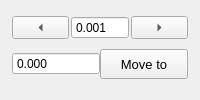
                        <widget class="QFrame" name="stage2Manual">
                         <property name="mytype" stdset="0">
                          <string>inst_manu</string>
                         </property>
                         <layout class="QVBoxLayout" name="verticalLayout_55">
                          <property name="spacing">
                           <number>0</number>
                          </property>
                          <property name="leftMargin">
                           <number>12</number>
                          </property>
                          <property name="topMargin">
                           <number>6</number>
                          </property>
                          <property name="rightMargin">
                           <number>12</number>
                          </property>
                          <item>
                           <layout class="QHBoxLayout" name="horizontalLayout_21">
                            <property name="spacing">
                             <number>2</number>
                            </property>
                            <item>
                             <widget class="QToolButton" name="stage2JogL">
                              <property name="sizePolicy">
                               <sizepolicy hsizetype="Expanding" vsizetype="Fixed">
                                <horstretch>0</horstretch>
                                <verstretch>0</verstretch>
                               </sizepolicy>
                              </property>
                              <property name="minimumSize">
                               <size>
                                <width>0</width>
                                <height>0</height>
                               </size>
                              </property>
                              <property name="maximumSize">
                               <size>
                                <width>16777215</width>
                                <height>16777215</height>
                               </size>
                              </property>
                              <property name="text">
                               <string>...</string>
                              </property>
                              <property name="arrowType">
                               <enum>Qt::ArrowType::LeftArrow</enum>
                              </property>
                              <property name="mytype" stdset="0">
                               <string>arrowbutton</string>
                              </property>
                             </widget>
                            </item>
                            <item>
                             <widget class="QDoubleSpinBox" name="stage2JogStep">
                              <property name="sizePolicy">
                               <sizepolicy hsizetype="Expanding" vsizetype="Fixed">
                                <horstretch>0</horstretch>
                                <verstretch>0</verstretch>
                               </sizepolicy>
                              </property>
                              <property name="maximumSize">
                               <size>
                                <width>16777215</width>
                                <height>16777215</height>
                               </size>
                              </property>
                              <property name="buttonSymbols">
                               <enum>QAbstractSpinBox::ButtonSymbols::NoButtons</enum>
                              </property>
                              <property name="decimals">
                               <number>3</number>
                              </property>
                              <property name="minimum">
                               <double>-50.000000000000000</double>
                              </property>
                              <property name="maximum">
                               <double>210.000000000000000</double>
                              </property>
                              <property name="value">
                               <double>0.001000000000000</double>
                              </property>
                             </widget>
                            </item>
                            <item>
                             <widget class="QToolButton" name="stage2JogR">
                              <property name="sizePolicy">
                               <sizepolicy hsizetype="Expanding" vsizetype="Fixed">
                                <horstretch>0</horstretch>
                                <verstretch>0</verstretch>
                               </sizepolicy>
                              </property>
                              <property name="minimumSize">
                               <size>
                                <width>0</width>
                                <height>0</height>
                               </size>
                              </property>
                              <property name="maximumSize">
                               <size>
                                <width>16777215</width>
                                <height>16777215</height>
                               </size>
                              </property>
                              <property name="text">
                               <string>...</string>
                              </property>
                              <property name="arrowType">
                               <enum>Qt::ArrowType::RightArrow</enum>
                              </property>
                              <property name="mytype" stdset="0">
                               <string>arrowbutton</string>
                              </property>
                             </widget>
                            </item>
                           </layout>
                          </item>
                          <item>
                           <layout class="QHBoxLayout" name="horizontalLayout_6">
                            <item>
                             <widget class="QDoubleSpinBox" name="stage2SetPos">
                              <property name="sizePolicy">
                               <sizepolicy hsizetype="Expanding" vsizetype="Fixed">
                                <horstretch>0</horstretch>
                                <verstretch>0</verstretch>
                               </sizepolicy>
                              </property>
                              <property name="maximumSize">
                               <size>
                                <width>16777215</width>
                                <height>16777215</height>
                               </size>
                              </property>
                              <property name="buttonSymbols">
                               <enum>QAbstractSpinBox::ButtonSymbols::NoButtons</enum>
                              </property>
                              <property name="decimals">
                               <number>3</number>
                              </property>
                              <property name="minimum">
                               <double>0.000000000000000</double>
                              </property>
                              <property name="maximum">
                               <double>220.000000000000000</double>
                              </property>
                             </widget>
                            </item>
                            <item>
                             <widget class="QPushButton" name="stage2MoveTo">
                              <property name="sizePolicy">
                               <sizepolicy hsizetype="Expanding" vsizetype="Fixed">
                                <horstretch>0</horstretch>
                                <verstretch>0</verstretch>
                               </sizepolicy>
                              </property>
                              <property name="maximumSize">
                               <size>
                                <width>16777215</width>
                                <height>30</height>
                               </size>
                              </property>
                              <property name="font">
                               <font>
                                <pointsize>10</pointsize>
                               </font>
                              </property>
                              <property name="text">
                               <string>Move to</string>
                              </property>
                              <property name="mytype" stdset="0">
                               <string>clickable_button</string>
                              </property>
                             </widget>
                            </item>
                           </layout>
                          </item>
                         </layout>
                        </widget>
